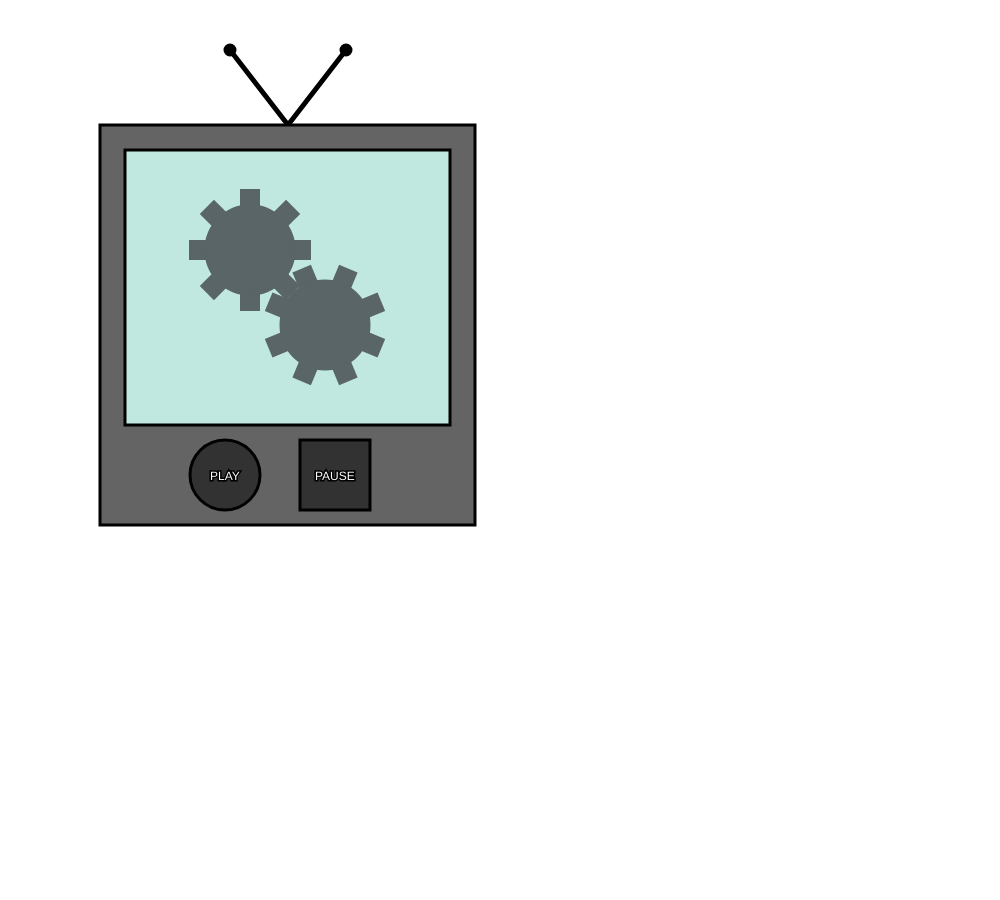
Frame 1 (no input)
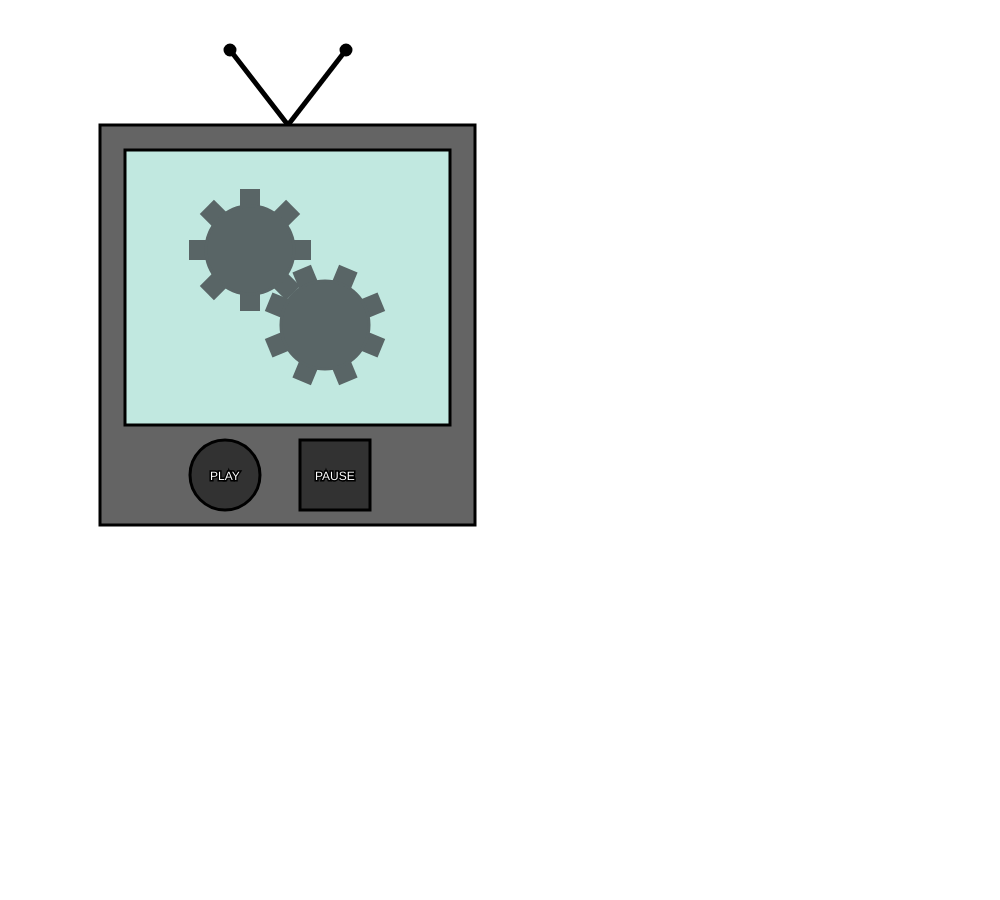
Frame 60 (no input)
Frame 120 (the mouse pressed at the canvas centre since frame 60): identical to frame 60, image omitted

The p5.js sketch that drew these frames (run headless with seeded random() and noise() and a simulated clock; from frame 60 on, the mouse is pressed at the canvas centre):

// p5.js sketch
// ── sketch.js
let i = 0;
let a = 0;
let half = 0.5;
let l = 51;

let isPlaying = false;
let mouse_over_circle = false;
let mouse_over_rect = false;

let circleX = 225;
let circleY = 475;
let circleSize = 70;

let rectX = 300;
let rectY = 440;
let rectSize = 70;

function setup() {
  createCanvas(1000, 900);
  frameRate(30);
}

function draw() {
  background(255);

  // if (i == 100) {
  //   i = 0;
  //   a = 0;
  // }

  fill(100);
  strokeWeight(5);
  line(288, 125, 230, 50);
  line(288, 125, 346, 50);

  strokeWeight(3);
  rect(100, 125, 375, 400);

  fill(0);
  ellipse(230, 50, 10, 10);
  ellipse(346, 50, 10, 10);

  fill('#C1E8E0');
  rect(125, 150, 325, 275);

  let y1 = map(i, 0, 100, 0, PI);
  let y2 = map(i, 0, 100, QUARTER_PI, PI + QUARTER_PI);
  let y3 = map(i, 0, 100, HALF_PI, PI + HALF_PI);
  let y4 = map(i, 0, 100, HALF_PI + QUARTER_PI, PI + HALF_PI + QUARTER_PI);

  let y1b = map(a, 0, 100, half * QUARTER_PI, PI + half * QUARTER_PI);
  let y2b = map(a, 0, 100, QUARTER_PI + half * QUARTER_PI, PI + QUARTER_PI + half * QUARTER_PI);
  let y3b = map(a, 0, 100, HALF_PI + half * QUARTER_PI, PI + HALF_PI + half * QUARTER_PI);
  let y4b = map(a, 0, 100, HALF_PI + QUARTER_PI + half * QUARTER_PI, PI + HALF_PI + QUARTER_PI + half * QUARTER_PI);


  strokeCap(PROJECT);
  strokeWeight(20);
  stroke('#596566');
  line(250 - l * cos(y1), 250 - l * sin(y1), 250 + l * cos(y1), l * sin(y1) + 250);
  line(250 - l * cos(y2), 250 - l * sin(y2), 250 + l * cos(y2), l * sin(y2) + 250);
  line(250 - l * cos(y3), 250 - l * sin(y3), 250 + l * cos(y3), l * sin(y3) + 250);
  line(250 - l * cos(y4), 250 - l * sin(y4), 250 + l * cos(y4), l * sin(y4) + 250);

  line(325 - l * cos(y1b), 325 - l * sin(y1b), 325 + l * cos(y1b), l * sin(y1b) + 325);
  line(325 - l * cos(y2b), 325 - l * sin(y2b), 325 + l * cos(y2b), l * sin(y2b) + 325);
  line(325 - l * cos(y3b), 325 - l * sin(y3b), 325 + l * cos(y3b), l * sin(y3b) + 325);
  line(325 - l * cos(y4b), 325 - l * sin(y4b), 325 + l * cos(y4b), l * sin(y4b) + 325);

  if (isPlaying) {
    i++;
    a--;
  }

  strokeWeight(3);
  fill('#596566');
  ellipse(250, 250, 88, 88);
  ellipse(325, 325, 88, 88);

  stroke(0);
  if (overCircle(circleX, circleY, circleSize)) {
    fill(75);
  }
  else {
    fill(50);
  }
  ellipse(circleX, circleY, circleSize, circleSize);

  if (overRect(rectX, rectY, rectSize, rectSize)) {
    fill(75);
  }
  else {
    fill(50);
  }
  rect(rectX, rectY, rectSize, rectSize);

  fill(255);
  stroke(0);
  text('PLAY', 210, 480);

  fill(255);
  stroke(0);
  text('PAUSE', 315, 480);


}

function mousePressed() {
  if (overCircle(circleX, circleY, circleSize)) {
    isPlaying = true;
  }
  if (overRect(rectX, rectY, rectSize, rectSize)) {
    isPlaying = false;
  }
}

function overRect(x,  y,  width,  height) {
  if (mouseX >= x && mouseX <= x+width &&
      mouseY >= y && mouseY <= y+height) {
    return true;
  }
  else {
    return false;
  }
}

function overCircle( x,  y,  diameter) {
  var disX = x - mouseX;
  var disY = y - mouseY;
  if (sqrt(sq(disX) + sq(disY)) < diameter/2 ) {
    return true;
  } else {
    return false;
  }
}
